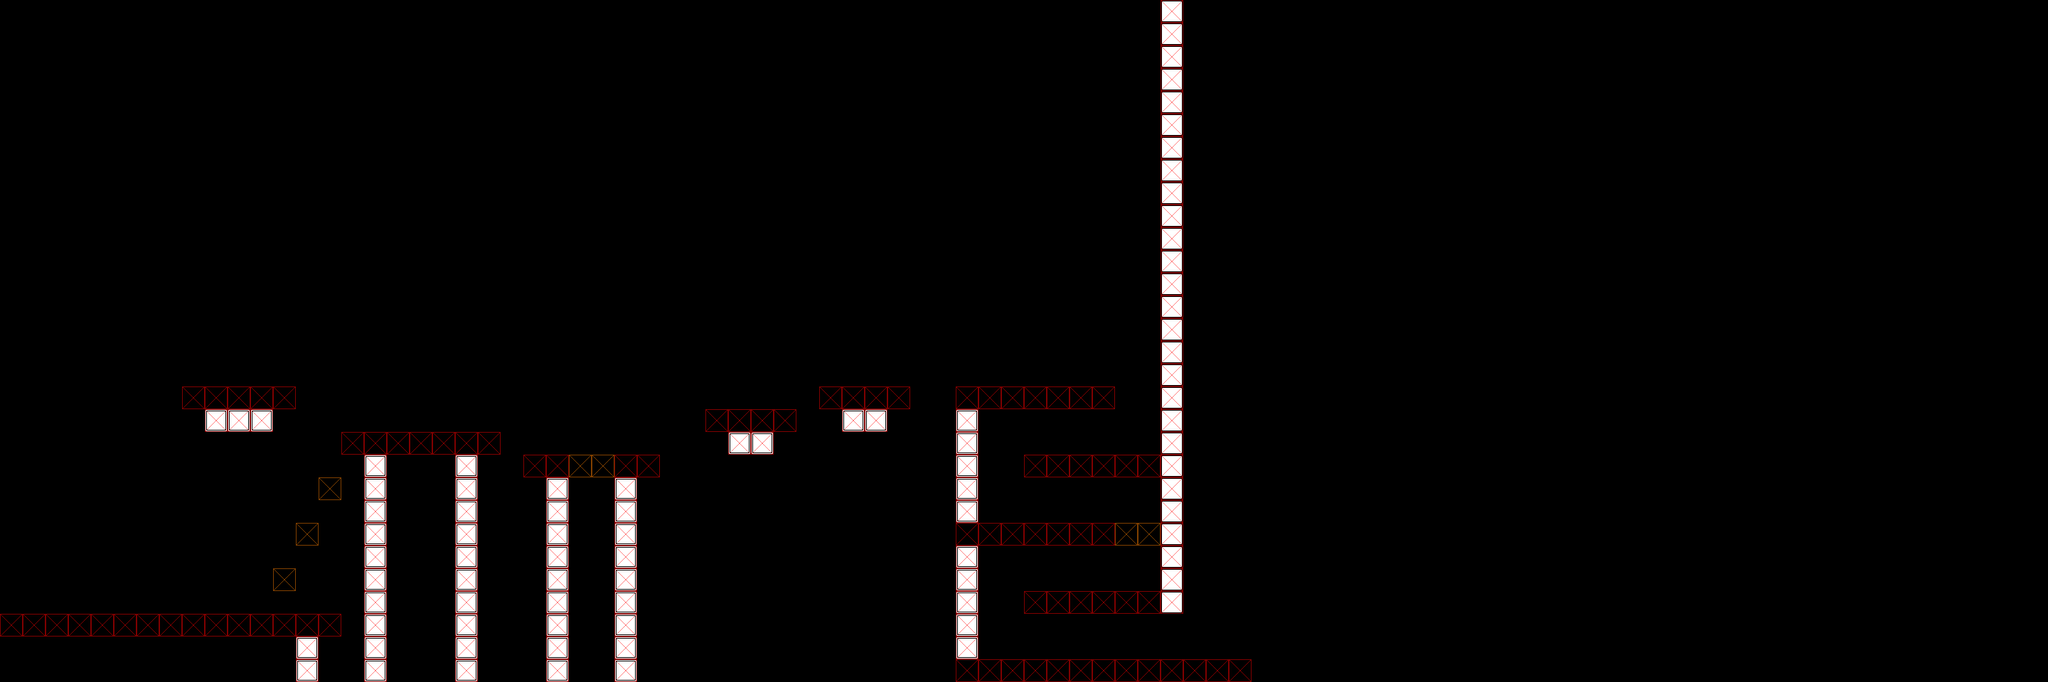

The image is a tile-based game level rendered from a .tmx file. Its description and source (layers, tilesets, objects; grid data summarised) follow:
An orthogonal 90x30 tile map with 32x32 px tiles, 2 tile layers (Tiles, Collisions), 2 tilesets.

<map version="1.10" tiledversion="1.11.2" orientation="orthogonal" renderorder="right-down" width="90" height="30" tilewidth="32" tileheight="32" infinite="0" nextlayerid="4" nextobjectid="1">
 <tileset firstgid="1" name="BasicTiles" tilewidth="32" tileheight="32" tilecount="16" columns="4">
  <image source="../../../../TiledAssets/TileMaps/PolyGoneTileMap.png" width="128" height="128" />
 </tileset>
 <tileset firstgid="17" source="../../../../TiledAssets/TiledSets/CollisionTiles.tsx" />
 <layer id="1" name="Tiles" width="90" height="30">
  <data>[2700 cells, 169 non-empty, 4 distinct tile ids]</data>
 </layer>
 <layer id="3" name="Collisions" width="90" height="30" opacity="0.5">
  <data>[2700 cells, 169 non-empty, 2 distinct tile ids]</data>
 </layer>
</map>
